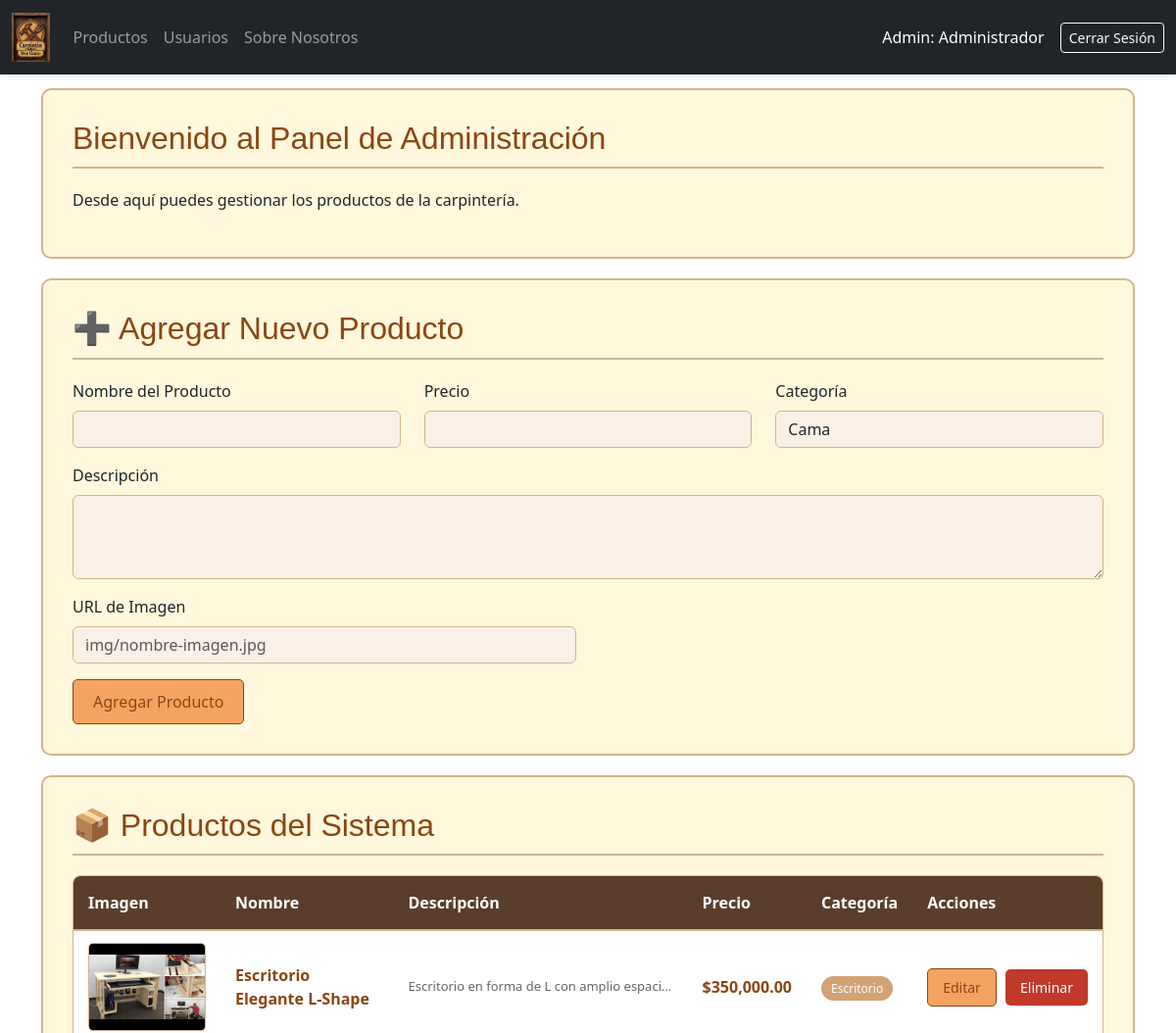
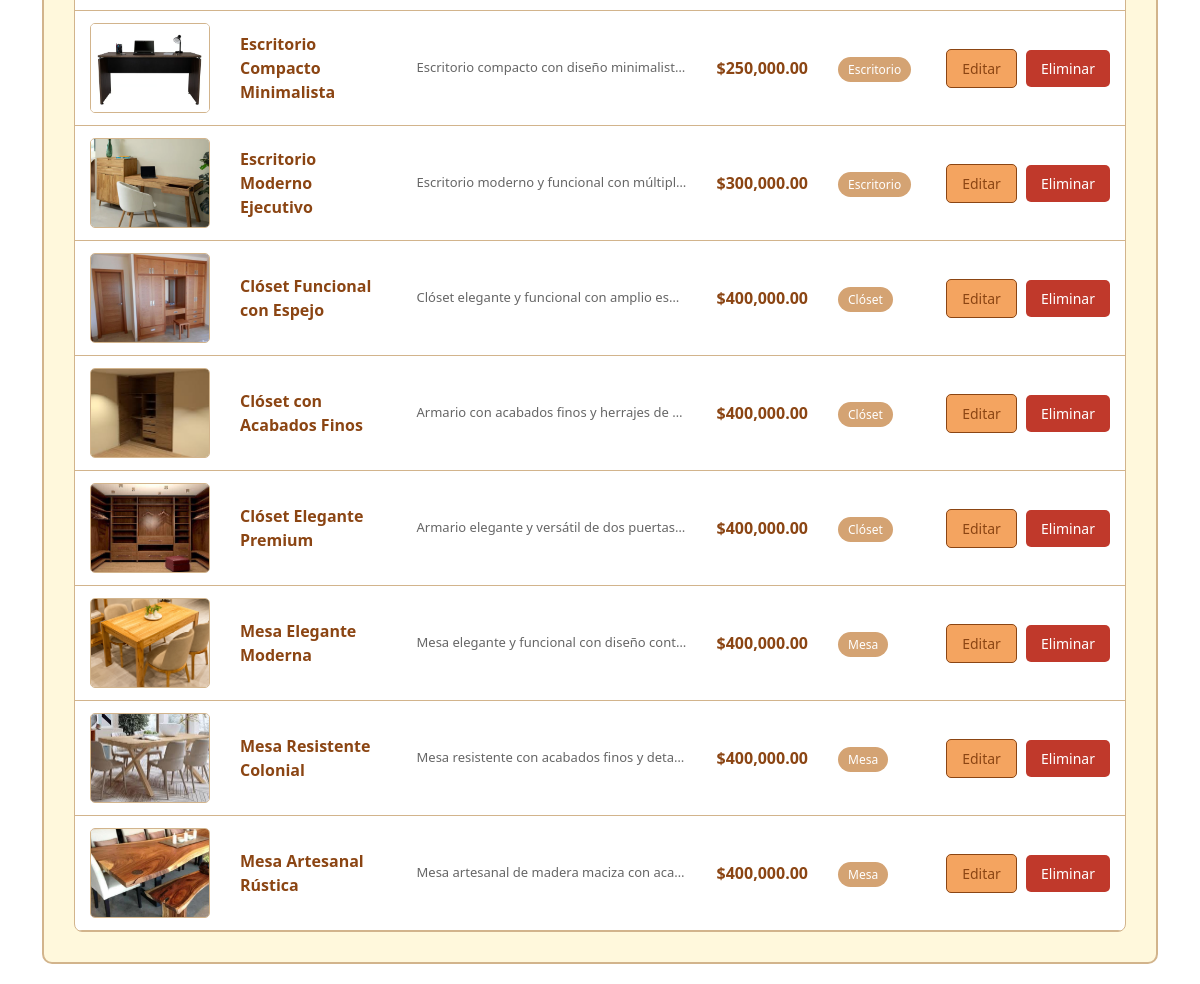
/backend/php/admin/index.php (signed in), run on the app's committed database (2 pictures, top to bottom).
### tables this page shows
CREATE TABLE productos (
    id INT AUTO_INCREMENT PRIMARY KEY,
    nombre VARCHAR(255) NOT NULL,
    descripcion TEXT,
    precio DECIMAL(10, 2) NOT NULL,
    precio_descuento DECIMAL(10, 2) DEFAULT NULL,
    imagen VARCHAR(255),
    categoria_id INT NOT NULL,
    stock INT DEFAULT 0,
    material VARCHAR(100),
    dimensiones VARCHAR(100),  
    peso DECIMAL(8, 2),  
    activo BOOLEAN DEFAULT TRUE,
    destacado BOOLEAN DEFAULT FALSE,
    created_at TIMESTAMP DEFAULT CURRENT_TIMESTAMP,
    updated_at TIMESTAMP DEFAULT CURRENT_TIMESTAMP ON UPDATE CURRENT_TIMESTAMP,
    FOREIGN KEY (categoria_id) REFERENCES categorias(id) ON DELETE RESTRICT,
    INDEX idx_categoria (categoria_id),
    INDEX idx_precio (precio),
    INDEX idx_activo (activo),
    INDEX idx_destacado (destacado)
);

CREATE TABLE categorias (
    id INT AUTO_INCREMENT PRIMARY KEY,
    nombre VARCHAR(100) NOT NULL UNIQUE,
    descripcion TEXT,
    icono VARCHAR(255),
    activo BOOLEAN DEFAULT TRUE,
    created_at TIMESTAMP DEFAULT CURRENT_TIMESTAMP,
    updated_at TIMESTAMP DEFAULT CURRENT_TIMESTAMP ON UPDATE CURRENT_TIMESTAMP
);

### backend/php/admin/index.php (the view, shortened to what this page needs)
<?php
require_once '../config/db.php';
$producto_editar = null;
$stmt = $pdo->query("SELECT * FROM categorias WHERE activo = 1 ORDER BY nombre");
$categorias = $stmt->fetchAll();
$stmt = $pdo->query("
    SELECT p.*, c.nombre as categoria
    FROM productos p
    LEFT JOIN categorias c ON p.categoria_id = c.id
    WHERE p.activo = 1
    ORDER BY p.id DESC
");
$productos = $stmt->fetchAll();
?>
<!DOCTYPE html>
<html lang="es">
<head>
    <link rel="stylesheet" href="../../../frontend/css/producto_estile.css">
    <link href="https://cdn.jsdelivr.net/npm/bootstrap@5.3.3/dist/css/bootstrap.min.css" rel="stylesheet">
</head>
<body>
    <header>
        <nav class="navbar navbar-expand-sm navbar-dark bg-dark">
            <div class="container-fluid">
                <a class="navbar-brand" href="../../../backend/php/admin/index.html">
                    <img class="foto" src="../../../frontend/views/Carpintin-Don-Gusto/img/logo.jpg" alt="Logotipo" style="height: 50px;">
                </a>
                <div class="collapse navbar-collapse" id="mynavbar">
                    <ul class="navbar-nav me-auto mb-2 mb-sm-0">
                        <li class="nav-item">
                            <a class="nav-link" href="index.php">Productos</a>
                        </li>
                        <li class="nav-item">
                            <a class="nav-link" href="usuarios.php">Usuarios</a>
                        </li>
                        <li class="nav-item">
                            <a class="nav-link" href="../../../backend\php\admin/sobre-nosotros.php">Sobre Nosotros</a>
                        </li>
                    </ul>
                    <div class="d-flex align-items-center">
                        <span class="text-white me-3">Admin: <?php echo htmlspecialchars($_SESSION['usuario_nombre']); ?></span>
                        <a href="logout.php" class="btn btn-outline-light btn-sm">Cerrar Sesión</a>
                    </div>
                </div>
            </div>
        </nav>
    </header>
    <div class="container">
        <div class="admin-section">
            <h2>Bienvenido al Panel de Administración</h2>
            <p>Desde aquí puedes gestionar los productos de la carpintería.</p>
        </div>
    </div>
    <div class="container">
        <div class="admin-section">
            <h2><?php echo $producto_editar ? '✏️ Editar Producto' : '➕ Agregar Nuevo Producto'; ?></h2>
            <form method="POST" action="">
                <div class="row">
                    <div class="col-md-4 mb-3">
                        <label for="nombre" class="form-label">Nombre del Producto</label>
                        <input type="text" class="form-control" id="nombre" name="nombre" required value="<?php echo htmlspecialchars($producto_editar['nombre'] ?? ''); ?>">
                    </div>
                    <div class="col-md-4 mb-3">
                        <label for="precio" class="form-label">Precio</label>
                        <input type="number" class="form-control" id="precio" name="precio" step="0.01" required value="<?php echo htmlspecialchars($producto_editar['precio'] ?? ''); ?>">
                    </div>
                    <div class="col-md-4 mb-3">
                        <label for="categoria" class="form-label">Categoría</label>
                        <select class="form-control" id="categoria" name="categoria">
                            <?php foreach ($categorias as $cat): ?>
                                <option value="<?php echo $cat['id']; ?>" <?php echo (isset($producto_editar['categoria_id']) && $producto_editar['categoria_id'] == $cat['id']) ? 'selected' : ''; ?>>
                                    <?php echo htmlspecialchars($cat['nombre']); ?>
                                </option>
                            <?php endforeach; ?>
                        </select>
                    </div>
                </div>
                <div class="mb-3">
                    <label for="descripcion" class="form-label">Descripción</label>
                    <textarea class="form-control" id="descripcion" name="descripcion" rows="3"><?php echo htmlspecialchars($producto_editar['descripcion'] ?? ''); ?></textarea>
                </div>
                <div class="row">
                    <div class="col-md-6 mb-3">
                        <label for="imagen" class="form-label">URL de Imagen</label>
                        <input type="text" class="form-control" id="imagen" name="imagen" placeholder="img/nombre-imagen.jpg" value="<?php echo htmlspecialchars($producto_editar['imagen'] ?? ''); ?>">
                    </div>
                </div>
                <button type="submit" class="btn btn-add"><?php echo $producto_editar ? 'Actualizar Producto' : 'Agregar Producto'; ?></button>
            </form>
        </div>
        <div class="admin-section">
            <h2>📦 Productos del Sistema</h2>
            <div class="table-container">
                <table class="product-table" id="productosTable">
                    <thead>
                        <tr>
                            <th>Imagen</th>
                            <th>Nombre</th>
                            <th>Descripción</th>
                            <th>Precio</th>
                            <th>Categoría</th>
                            <th>Acciones</th>
                        </tr>
                    </thead>
                        <tbody>
                            <?php if (count($productos) === 0): ?>
                                <tr>
                                    <td colspan="6" class="empty-state">No hay productos aún</td>
                                </tr>
                            <?php else: ?>
                                <?php foreach ($productos as $prod): ?>
                                    <tr>
                                        <td>
                                            <?php
                                            $imagen = $prod['imagen'] ?? '';
                                            $ruta_base = '../../../frontend/views/Carpintin-Don-Gusto/';
                                            if (!empty($imagen)) {
                                                if (str_starts_with($imagen, 'http')) {
                                                    $ruta_img = '';
                                                } else {
                                                    $ruta_img = $ruta_base;
                                                }
                                                $imagen = $ruta_img . $imagen;
                                            }
                                            ?>
                                            <img src="<?php echo $imagen ? htmlspecialchars($imagen) :'/frontend/views/Carpintin-Don-Gusto/img/logo.jpg'; ?>"
                                                alt="<?php echo htmlspecialchars($prod['nombre']); ?>">
                                        </td>
                                        <td class="nombre"><?php echo htmlspecialchars($prod['nombre']); ?></td>
                                        <td class="descripcion" title="<?php echo htmlspecialchars($prod['descripcion'] ?? ''); ?>">
                                            <?php echo htmlspecialchars($prod['descripcion'] ?? 'Sin descripción'); ?>
                                        </td>
                                        <td class="precio">$<?php echo number_format($prod['precio'], 2); ?></td>
                                        <td><span class="categoria"><?php echo htmlspecialchars($prod['categoria'] ?? 'General'); ?></span></td>
                                        <td class="actions">
                                            <a href="?editar=<?php echo $prod['id']; ?>" class="btn btn-edit">Editar</a>
                                            <a href="?eliminar=<?php echo $prod['id']; ?>" class="btn btn-delete"
                                            onclick="return confirm('¿Estás seguro de que deseas eliminar este producto?');">Eliminar</a>
                                        </td>
                                    </tr>
                                <?php endforeach; ?>
                            <?php endif; ?>
                        </tbody>
                </table>
            </div>
        </div>
    </div>
</body>
</html>

### frontend/css/producto_estile.css (style rules this page uses)
header { background-color: rgba(228, 182, 108, 0.954) !important; position: fixed !important; top: 0 !important; left: 0 !important; right: 0 !important; width: 100% !important; z-index: 9999 !important; box-shadow: 0 2px 5px rgba(0, 0, 0, 0.1) !important; }
body { padding-top: 70px !important; margin-top: 0 !important; }
.navbar { width: 100% !important; margin: 0 !important; }
.row { margin-top: 20px; }
header { margin-bottom: 20px; }

### backend/php/admin/index.php (style rules this page uses)
.admin-section { background-color: #FFF8DC; border: 2px solid #D2B48C; border-radius: 10px; padding: 30px; margin: 20px auto; max-width: 1400px; }
.admin-section h2 { color: #8B4513; font-family: 'Arial', sans-serif; border-bottom: 2px solid #D2B48C; padding-bottom: 10px; margin-bottom: 20px; }
.form-control { border: 1px solid #D2B48C; background-color: #FAF0E6; }
.btn-add { background-color: #F4A460; color: #8B4513; border: 1px solid #8B4513; padding: 10px 20px; font-size: 16px; border-radius: 5px; transition: background-color 0.3s ease, color 0.3s ease; }
.btn-edit { background-color: #F4A460; color: #8B4513; border: 1px solid #8B4513; padding: 8px 15px; font-size: 14px; border-radius: 5px; margin-right: 5px; text-decoration: none; }
.btn-delete { background-color: #c0392b; color: white; border: none; padding: 8px 15px; font-size: 14px; border-radius: 5px; text-decoration: none; }
.table-container { overflow-x: auto; background-color: white; border-radius: 8px; border: 1px solid #D2B48C; }
.product-table { width: 100%; border-collapse: collapse; margin: 0; }
.product-table thead { background-color: #5a3e2b; color: white; }
.product-table th { padding: 15px; text-align: left; font-weight: bold; border-bottom: 2px solid #D2B48C; }
.product-table td { padding: 12px 15px; border-bottom: 1px solid #D2B48C; vertical-align: middle; }
.product-table img { width: 120px; height: 90px; object-fit: cover; border-radius: 5px; border: 1px solid #D2B48C; }
.product-table .nombre { font-weight: bold; color: #8B4513; max-width: 200px; }
.product-table .descripcion { color: #666; font-size: 13px; max-width: 300px; overflow: hidden; text-overflow: ellipsis; white-space: nowrap; }
.product-table .precio { font-weight: bold; color: #8B4513; font-size: 16px; }
.product-table .categoria { background-color: #d4a373; color: white; padding: 4px 10px; border-radius: 15px; font-size: 12px; }
.product-table .actions { white-space: nowrap; }

### data on the page
productos: shows a picture, nombre "Escritorio Elegante L-Shape", descripcion "Escritorio en forma de L con amplio espaci…", precio "350,000.00", categoria.nombre "Escritorio"
productos: shows a picture, nombre "Escritorio Compacto Minimalista", descripcion "Escritorio compacto con diseño minimalist…", precio "250,000.00", categoria.nombre "Escritorio"
productos: shows a picture, nombre "Escritorio Moderno Ejecutivo", descripcion "Escritorio moderno y funcional con múltipl…", precio "300,000.00", categoria.nombre "Escritorio"
productos: shows a picture, nombre "Clóset Funcional con Espejo", descripcion "Clóset elegante y funcional con amplio es…", precio "400,000.00", categoria.nombre "Clóset"
productos: shows a picture, nombre "Clóset con Acabados Finos", descripcion "Armario con acabados finos y herrajes de…", precio "400,000.00", categoria.nombre "Clóset"
productos: shows a picture, nombre "Clóset Elegante Premium", descripcion "Armario elegante y versátil de dos puertas…", precio "400,000.00", categoria.nombre "Clóset"
productos: shows a picture, nombre "Mesa Elegante Moderna", descripcion "Mesa elegante y funcional con diseño cont…", precio "400,000.00", categoria.nombre "Mesa"
productos: shows a picture, nombre "Mesa Resistente Colonial", descripcion "Mesa resistente con acabados finos y deta…", precio "400,000.00", categoria.nombre "Mesa"
productos: shows a picture, nombre "Mesa Artesanal Rústica", descripcion "Mesa artesanal de madera maciza con aca…", precio "400,000.00", categoria.nombre "Mesa"

### other printed values
$_SESSION['usuario_nombre'] "Administrador"
form field categoria "Cama"
